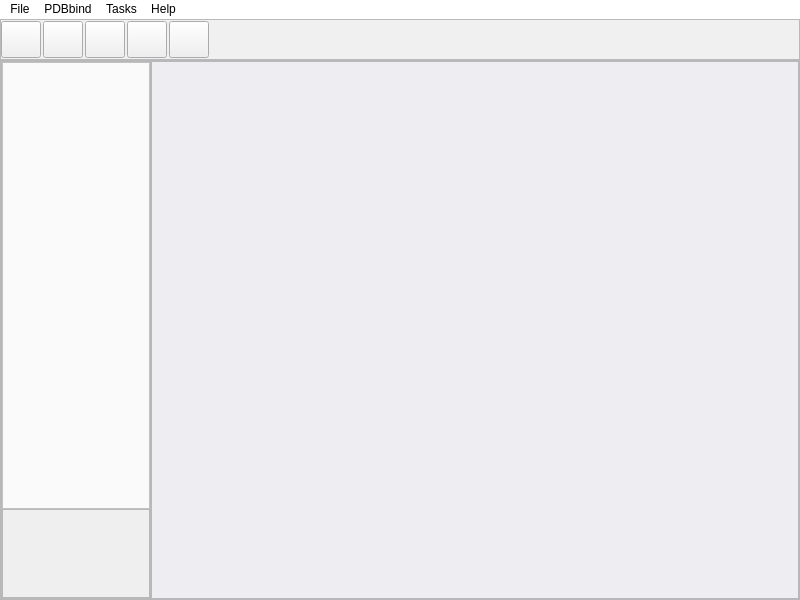
<?xml version="1.0" encoding="UTF-8"?>
<ui version="4.0">
 <class>MainWindow</class>
 <widget class="QMainWindow" name="MainWindow">
  <property name="geometry">
   <rect>
    <x>0</x>
    <y>0</y>
    <width>800</width>
    <height>600</height>
   </rect>
  </property>
  <property name="sizePolicy">
   <sizepolicy hsizetype="Preferred" vsizetype="Preferred">
    <horstretch>0</horstretch>
    <verstretch>0</verstretch>
   </sizepolicy>
  </property>
  <property name="minimumSize">
   <size>
    <width>800</width>
    <height>600</height>
   </size>
  </property>
  <property name="windowTitle">
   <string>MainWindow</string>
  </property>
  <widget class="QWidget" name="centralWidget">
   <property name="sizePolicy">
    <sizepolicy hsizetype="Expanding" vsizetype="Expanding">
     <horstretch>0</horstretch>
     <verstretch>0</verstretch>
    </sizepolicy>
   </property>
   <layout class="QVBoxLayout" name="verticalLayout">
    <property name="spacing">
     <number>0</number>
    </property>
    <property name="leftMargin">
     <number>0</number>
    </property>
    <property name="topMargin">
     <number>0</number>
    </property>
    <property name="rightMargin">
     <number>0</number>
    </property>
    <property name="bottomMargin">
     <number>0</number>
    </property>
    <item>
     <widget class="QFrame" name="frame_3">
      <property name="sizePolicy">
       <sizepolicy hsizetype="Expanding" vsizetype="Expanding">
        <horstretch>0</horstretch>
        <verstretch>2</verstretch>
       </sizepolicy>
      </property>
      <property name="styleSheet">
       <string notr="true">background-color: rgb(240, 240, 240);</string>
      </property>
      <property name="frameShape">
       <enum>QFrame::StyledPanel</enum>
      </property>
      <property name="frameShadow">
       <enum>QFrame::Sunken</enum>
      </property>
      <property name="lineWidth">
       <number>1</number>
      </property>
      <layout class="QHBoxLayout" name="horizontalLayout_3">
       <property name="spacing">
        <number>2</number>
       </property>
       <property name="leftMargin">
        <number>0</number>
       </property>
       <property name="topMargin">
        <number>1</number>
       </property>
       <property name="rightMargin">
        <number>0</number>
       </property>
       <property name="bottomMargin">
        <number>1</number>
       </property>
       <item>
        <widget class="QToolButton" name="toolButton">
         <property name="sizePolicy">
          <sizepolicy hsizetype="Fixed" vsizetype="Expanding">
           <horstretch>0</horstretch>
           <verstretch>0</verstretch>
          </sizepolicy>
         </property>
         <property name="minimumSize">
          <size>
           <width>40</width>
           <height>0</height>
          </size>
         </property>
         <property name="maximumSize">
          <size>
           <width>40</width>
           <height>16777215</height>
          </size>
         </property>
         <property name="text">
          <string/>
         </property>
         <property name="icon">
          <iconset resource="mainwindow.qrc">
           <normaloff>:/GraduationProject/images/images/openfile.png</normaloff>:/GraduationProject/images/images/openfile.png</iconset>
         </property>
         <property name="iconSize">
          <size>
           <width>30</width>
           <height>30</height>
          </size>
         </property>
        </widget>
       </item>
       <item>
        <widget class="QToolButton" name="toolButton_2">
         <property name="sizePolicy">
          <sizepolicy hsizetype="Fixed" vsizetype="Expanding">
           <horstretch>0</horstretch>
           <verstretch>0</verstretch>
          </sizepolicy>
         </property>
         <property name="minimumSize">
          <size>
           <width>40</width>
           <height>0</height>
          </size>
         </property>
         <property name="maximumSize">
          <size>
           <width>40</width>
           <height>16777215</height>
          </size>
         </property>
         <property name="text">
          <string/>
         </property>
         <property name="icon">
          <iconset resource="mainwindow.qrc">
           <normaloff>:/GraduationProject/images/images/lineImage.png</normaloff>:/GraduationProject/images/images/lineImage.png</iconset>
         </property>
         <property name="iconSize">
          <size>
           <width>30</width>
           <height>30</height>
          </size>
         </property>
        </widget>
       </item>
       <item>
        <widget class="QToolButton" name="toolButton_3">
         <property name="sizePolicy">
          <sizepolicy hsizetype="Fixed" vsizetype="Expanding">
           <horstretch>0</horstretch>
           <verstretch>0</verstretch>
          </sizepolicy>
         </property>
         <property name="minimumSize">
          <size>
           <width>40</width>
           <height>0</height>
          </size>
         </property>
         <property name="maximumSize">
          <size>
           <width>40</width>
           <height>16777215</height>
          </size>
         </property>
         <property name="text">
          <string/>
         </property>
         <property name="icon">
          <iconset resource="mainwindow.qrc">
           <normaloff>:/GraduationProject/images/images/sphereedit.png</normaloff>:/GraduationProject/images/images/sphereedit.png</iconset>
         </property>
         <property name="iconSize">
          <size>
           <width>30</width>
           <height>30</height>
          </size>
         </property>
        </widget>
       </item>
       <item>
        <widget class="QToolButton" name="toolButton_4">
         <property name="sizePolicy">
          <sizepolicy hsizetype="Fixed" vsizetype="Expanding">
           <horstretch>0</horstretch>
           <verstretch>0</verstretch>
          </sizepolicy>
         </property>
         <property name="minimumSize">
          <size>
           <width>40</width>
           <height>0</height>
          </size>
         </property>
         <property name="maximumSize">
          <size>
           <width>40</width>
           <height>16777215</height>
          </size>
         </property>
         <property name="text">
          <string/>
         </property>
         <property name="icon">
          <iconset resource="mainwindow.qrc">
           <normaloff>:/GraduationProject/images/images/sasa.png</normaloff>:/GraduationProject/images/images/sasa.png</iconset>
         </property>
         <property name="iconSize">
          <size>
           <width>30</width>
           <height>30</height>
          </size>
         </property>
        </widget>
       </item>
       <item>
        <widget class="QToolButton" name="toolButton_5">
         <property name="sizePolicy">
          <sizepolicy hsizetype="Fixed" vsizetype="Expanding">
           <horstretch>0</horstretch>
           <verstretch>0</verstretch>
          </sizepolicy>
         </property>
         <property name="minimumSize">
          <size>
           <width>40</width>
           <height>0</height>
          </size>
         </property>
         <property name="maximumSize">
          <size>
           <width>40</width>
           <height>16777215</height>
          </size>
         </property>
         <property name="text">
          <string/>
         </property>
         <property name="icon">
          <iconset resource="mainwindow.qrc">
           <normaloff>:/GraduationProject/images/images/resetIcon.png</normaloff>:/GraduationProject/images/images/resetIcon.png</iconset>
         </property>
         <property name="iconSize">
          <size>
           <width>30</width>
           <height>30</height>
          </size>
         </property>
        </widget>
       </item>
       <item>
        <spacer name="horizontalSpacer">
         <property name="orientation">
          <enum>Qt::Horizontal</enum>
         </property>
         <property name="sizeHint" stdset="0">
          <size>
           <width>40</width>
           <height>20</height>
          </size>
         </property>
        </spacer>
       </item>
      </layout>
     </widget>
    </item>
    <item>
     <widget class="QFrame" name="frame">
      <property name="sizePolicy">
       <sizepolicy hsizetype="Expanding" vsizetype="Expanding">
        <horstretch>0</horstretch>
        <verstretch>27</verstretch>
       </sizepolicy>
      </property>
      <property name="minimumSize">
       <size>
        <width>0</width>
        <height>0</height>
       </size>
      </property>
      <property name="autoFillBackground">
       <bool>false</bool>
      </property>
      <property name="styleSheet">
       <string notr="true">background-color: rgb(238, 238, 242);</string>
      </property>
      <property name="frameShape">
       <enum>QFrame::StyledPanel</enum>
      </property>
      <property name="frameShadow">
       <enum>QFrame::Raised</enum>
      </property>
      <layout class="QHBoxLayout" name="horizontalLayout">
       <property name="spacing">
        <number>0</number>
       </property>
       <property name="leftMargin">
        <number>0</number>
       </property>
       <property name="topMargin">
        <number>0</number>
       </property>
       <property name="rightMargin">
        <number>0</number>
       </property>
       <property name="bottomMargin">
        <number>0</number>
       </property>
       <item>
        <widget class="QFrame" name="frame_2">
         <property name="enabled">
          <bool>true</bool>
         </property>
         <property name="sizePolicy">
          <sizepolicy hsizetype="Expanding" vsizetype="Expanding">
           <horstretch>1</horstretch>
           <verstretch>0</verstretch>
          </sizepolicy>
         </property>
         <property name="minimumSize">
          <size>
           <width>150</width>
           <height>0</height>
          </size>
         </property>
         <property name="maximumSize">
          <size>
           <width>16777214</width>
           <height>16777214</height>
          </size>
         </property>
         <property name="sizeIncrement">
          <size>
           <width>0</width>
           <height>0</height>
          </size>
         </property>
         <property name="styleSheet">
          <string notr="true">background-color: rgb(239, 239, 239);</string>
         </property>
         <property name="frameShape">
          <enum>QFrame::StyledPanel</enum>
         </property>
         <property name="frameShadow">
          <enum>QFrame::Raised</enum>
         </property>
         <layout class="QVBoxLayout" name="verticalLayout_2">
          <property name="spacing">
           <number>0</number>
          </property>
          <property name="leftMargin">
           <number>0</number>
          </property>
          <property name="topMargin">
           <number>0</number>
          </property>
          <property name="rightMargin">
           <number>0</number>
          </property>
          <property name="bottomMargin">
           <number>0</number>
          </property>
          <item>
           <widget class="QFrame" name="frame_5">
            <property name="sizePolicy">
             <sizepolicy hsizetype="Expanding" vsizetype="Expanding">
              <horstretch>0</horstretch>
              <verstretch>5</verstretch>
             </sizepolicy>
            </property>
            <property name="styleSheet">
             <string notr="true">background-color: rgb(250, 250, 250);</string>
            </property>
            <property name="frameShape">
             <enum>QFrame::StyledPanel</enum>
            </property>
            <property name="frameShadow">
             <enum>QFrame::Raised</enum>
            </property>
           </widget>
          </item>
          <item>
           <widget class="QFrame" name="frame_6">
            <property name="sizePolicy">
             <sizepolicy hsizetype="Expanding" vsizetype="Expanding">
              <horstretch>0</horstretch>
              <verstretch>1</verstretch>
             </sizepolicy>
            </property>
            <property name="styleSheet">
             <string notr="true"/>
            </property>
            <property name="frameShape">
             <enum>QFrame::StyledPanel</enum>
            </property>
            <property name="frameShadow">
             <enum>QFrame::Sunken</enum>
            </property>
           </widget>
          </item>
         </layout>
        </widget>
       </item>
       <item>
        <widget class="QFrame" name="frame_4">
         <property name="sizePolicy">
          <sizepolicy hsizetype="Expanding" vsizetype="Expanding">
           <horstretch>7</horstretch>
           <verstretch>0</verstretch>
          </sizepolicy>
         </property>
         <property name="frameShape">
          <enum>QFrame::StyledPanel</enum>
         </property>
         <property name="frameShadow">
          <enum>QFrame::Raised</enum>
         </property>
         <layout class="QHBoxLayout" name="horizontalLayout_2">
          <property name="spacing">
           <number>0</number>
          </property>
          <property name="leftMargin">
           <number>0</number>
          </property>
          <property name="topMargin">
           <number>0</number>
          </property>
          <property name="rightMargin">
           <number>0</number>
          </property>
          <property name="bottomMargin">
           <number>0</number>
          </property>
         </layout>
        </widget>
       </item>
      </layout>
     </widget>
    </item>
   </layout>
  </widget>
  <widget class="QMenuBar" name="menuBar">
   <property name="geometry">
    <rect>
     <x>0</x>
     <y>0</y>
     <width>800</width>
     <height>22</height>
    </rect>
   </property>
   <property name="font">
    <font>
     <weight>50</weight>
     <bold>false</bold>
    </font>
   </property>
   <property name="styleSheet">
    <string notr="true">background-color: rgb(255, 255, 255);
color: rgb(0, 0, 0);
selection-background-color: rgb(0, 170, 255);</string>
   </property>
   <widget class="QMenu" name="menuFile">
    <property name="styleSheet">
     <string notr="true">background-color: rgb(255, 255, 255);
border: 1px solid rgb(190, 190, 190);
selection-background-color: rgb(0, 170, 255);
color: rgb(0, 0, 0);</string>
    </property>
    <property name="title">
     <string>File</string>
    </property>
    <addaction name="actionOpen"/>
    <addaction name="separator"/>
    <addaction name="actionExit"/>
   </widget>
   <widget class="QMenu" name="menuTasks">
    <property name="styleSheet">
     <string notr="true">background-color: rgb(255, 255, 255);
border: 1px solid rgb(190, 190, 190);
selection-background-color: rgb(0, 170, 255);
color: rgb(0, 0, 0);</string>
    </property>
    <property name="title">
     <string>Tasks</string>
    </property>
    <addaction name="actionScore"/>
   </widget>
   <widget class="QMenu" name="menuPDBBIND">
    <property name="styleSheet">
     <string notr="true">background-color: rgb(255, 255, 255);
border: 1px solid rgb(190, 190, 190);
selection-background-color: rgb(0, 170, 255);
color: rgb(0, 0, 0);</string>
    </property>
    <property name="title">
     <string>PDBbind</string>
    </property>
    <addaction name="actionGetXs"/>
    <addaction name="separator"/>
    <addaction name="actionTrain"/>
    <addaction name="separator"/>
    <addaction name="actionTest"/>
   </widget>
   <widget class="QMenu" name="menuHelp">
    <property name="styleSheet">
     <string notr="true">background-color: rgb(255, 255, 255);
border: 1px solid rgb(190, 190, 190);
selection-background-color: rgb(0, 170, 255);
color: rgb(0, 0, 0);</string>
    </property>
    <property name="title">
     <string>Help</string>
    </property>
    <addaction name="actionFile_Formats"/>
    <addaction name="separator"/>
    <addaction name="actionHow_to_use"/>
   </widget>
   <addaction name="menuFile"/>
   <addaction name="menuPDBBIND"/>
   <addaction name="menuTasks"/>
   <addaction name="menuHelp"/>
  </widget>
  <action name="actionOpen">
   <property name="text">
    <string>Open</string>
   </property>
  </action>
  <action name="actionExit">
   <property name="text">
    <string>Exit</string>
   </property>
  </action>
  <action name="actionGetXs">
   <property name="text">
    <string>Get Xs</string>
   </property>
  </action>
  <action name="actionTrain">
   <property name="text">
    <string>Train</string>
   </property>
  </action>
  <action name="actionTest">
   <property name="text">
    <string>Test</string>
   </property>
  </action>
  <action name="actionScore">
   <property name="text">
    <string>Score</string>
   </property>
  </action>
  <action name="actionFolderComplexes">
   <property name="text">
    <string>Folder Complexes</string>
   </property>
  </action>
  <action name="actionFile_Formats">
   <property name="text">
    <string>File Formats</string>
   </property>
  </action>
  <action name="actionHow_to_use">
   <property name="text">
    <string>How to use?</string>
   </property>
  </action>
 </widget>
 <layoutdefault spacing="6" margin="11"/>
 <resources>
  <include location="mainwindow.qrc"/>
 </resources>
 <connections/>
</ui>
